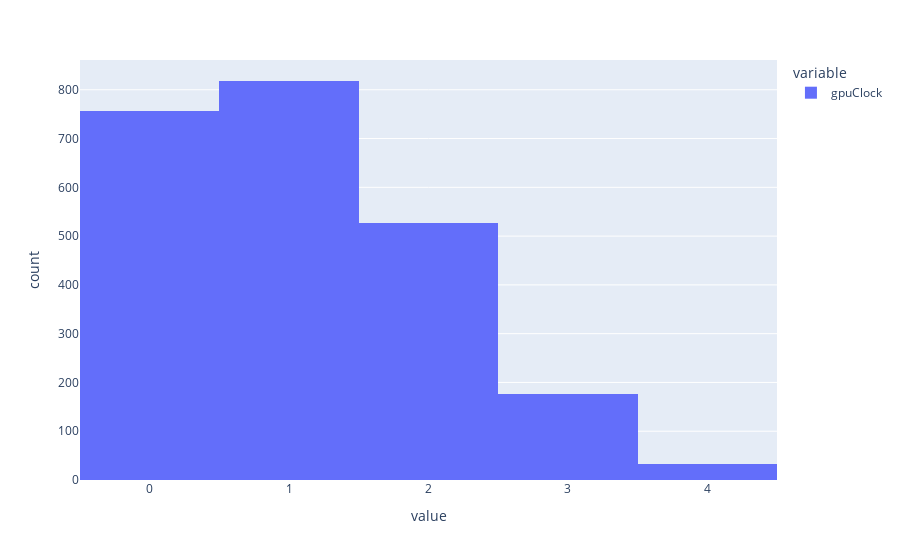

This figure's notebook cell:
### Code cell
px.histogram(train_lloyd["gpuClock"])

### Figure 1 — Plotly figure (JSON) as saved in the notebook; plotly's stock layout.template omitted (floating-point values rounded to 4 significant figures; data arrays with more than 128 entries replaced by an {"elided": "..."} marker saying what was removed)
{"data": [{"alignmentgroup": "True", "bingroup": "x", "hovertemplate": "variable=gpuClock<br>value=%{x}<br>count=%{y}<extra></extra>", "legendgroup": "gpuClock", "marker": {"color": "#636efa", "pattern": {"shape": ""}}, "name": "gpuClock", "offsetgroup": "gpuClock", "orientation": "v", "showlegend": true, "type": "histogram", "x": {"elided": "2311 int values"}, "xaxis": "x", "yaxis": "y"}], "layout": {"autosize": true, "barmode": "relative", "legend": {"title": {"text": "variable"}, "tracegroupgap": 0}, "margin": {"t": 60}, "xaxis": {"anchor": "y", "autorange": true, "domain": [0, 1], "range": [-0.5, 4.5], "title": {"text": "value"}, "type": "linear"}, "yaxis": {"anchor": "x", "autorange": true, "domain": [0, 1], "range": [0, 861.1], "title": {"text": "count"}}}}
